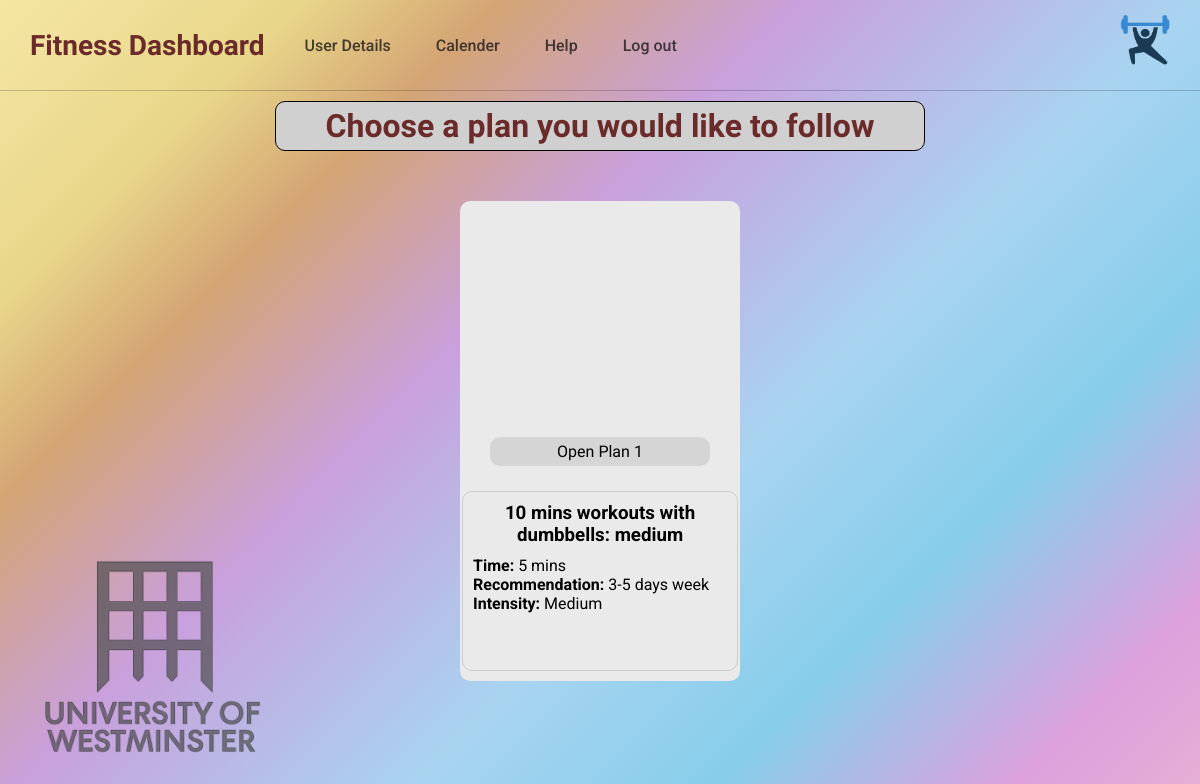
/choose-plan/ (signed in), run on the app's committed database.
### survey/models.py (models this page shows)
class Plan(models.Model):
    focus = models.CharField(max_length=255)
    recommendation = models.CharField(max_length=255, null=True)
    description = models.TextField()
    time = models.CharField(max_length=255)
    exct_time = models.CharField(max_length=255, default="5 mins")
    discomfort = models.CharField(max_length=255)
    equipment = models.CharField(max_length=255)
    intensity = models.CharField(max_length=255)
    video = models.ForeignKey(Video, on_delete=models.CASCADE)

class Video(models.Model):
    title = models.CharField(max_length=255)
    url = EmbedVideoField()

### survey/views.py (the view)
# urls.py: path('choose-plan/', s.choosePlanView, name='choose-plan'),
@login_required
def choosePlanView(request):
    plans = Plan.objects.filter(planoptions__user=request.user).select_related("video")[:4]
    title = 'Fitness Dashboard'
    return render(request, 'choose-plan.html', context={'plans': plans, 'title': title})

### survey/templates/choose-plan.html (shortened to what this page needs)
{% load embed_video_tags %}
{% load static %}
<!DOCTYPE html>
<html lang="en">
<head>
    <link rel="stylesheet" href="{% static 'css/userDetails.css' %}">
    <link rel="stylesheet" href="{% static 'css/survey.css' %}">
</head>
<body>
    <nav class="navbar">
        <a href="#" class="nav-brand">{{title}}</a>
        <div class="nav-links">
            <div class="nav-item dropdown">
                <a href="{% url 'user-details' %}">User Details</a>
            </div>
            <div class="nav-item dropdown">
                <a href="{% url 'calendar' %}">Calender </a>
            </div>
            <div class="nav-item dropdown">
                <a href="{% url 'help' %}">Help </a>
            </div>
            <div class="nav-item dropdown">
                <a href="{% url 'logout' %}">Log out </a>
            </div>
        </div>
        <div class="nav-icon">
            <img src="{% static 'images/Fitmatch-logo.png' %}" alt="Fit Match Logo" class="fitmatch-logo" viewBox="0 0 64 64" width="50" height="50">
        </div>
    </nav>
    <main class="plan-container">
        <span class="plan-title">Choose a plan you would like to follow</span>
        <div class="plan-options">
            {% for item in plans %}
                <div class="plan">
                    <div class="youtube_video">{% video item.video.url '274x200'%}</div>
                    <span class="plan-number" onclick="showPlanDetailModal('{{item.id}}')">Open Plan {{item.id}}</span>
                    <div class="plan-detail">
                        <h3 style="text-align: center;margin-bottom: 10px;">{{item.video.title}}</h3>
                        <ul style="margin:0;padding:0;list-style: none;list-style-position: inside">
                            <li>
                                <b>Time:</b>
                                <span>{{item.exct_time}}</span>
                            </li>
                            <li>
                                <b>Recommendation:</b>
                                <span>{{item.recommendation}}</span>
                            </li>
                            <li>
                                <b>Intensity:</b>
                                <span>{{item.intensity}}</span>
                            </li>
                        </ul>
                    </div>
                </div>
            {% endfor %}
        </div>
        <div class="university-logo">
            <img src="{% static 'images/UOW-logo.png' %}" alt="University of Westminster Logo" class="uni-logo">
        </div>
    </main>
</body>
</html>

### usersdetails/static/css/userDetails.css (style rules this page uses)
* { margin: 0; padding: 0; box-sizing: border-box; }
body { font-family: 'Roboto', sans-serif; height: 100vh; background: linear-gradient(135deg, #f5e6a3 0%, #e8d78a 15% , #d4a574 25%, #c9a0dc 40%, #a8d4f0 60%, #87ceeb 75%, #dda0dd 90%, #e6b0d4 100% ); background-attachment: fixed; position: relative; overflow: hidden; }
.navbar { display: flex; align-items: center; padding: 15px 30px; background: transparent; border-bottom: 1px solid rgba(0, 0, 0, 0.2); }
.nav-brand { font-family: 'Funnel Display', serif; font-size: 28px; color: #6B2B2B; text-decoration: none; margin-right: 40px; font-weight: 700; }
.nav-links { display: flex; gap: 40px; flex-grow: 1; }
.nav-item a { text-decoration: none; color: #181717c9; font-weight: 500; font-size: 16px; display: flex; align-items: center; gap: 5px; }
.nav-icon { margin-left: auto; height: 60px; width: auto; }
.university-logo { position: absolute; bottom: 40px; left: 40px; z-index: -999; }
.uni-logo { width: 220px; height: auto; opacity: 0.7; }

### survey/static/css/survey.css (style rules this page uses)
.plan { background-color: rgb(234, 234, 234); height: 480px; width: 280px; border-radius: 10px;; padding: 10px 2px; display: flex; flex-direction: column; justify-content: space-between; align-items: center; z-index: revert-layer }
.plan-container { display: flex; gap: 50px; flex-direction: column; align-items: center; justify-content: center; padding: 10px; }
.plan-title { font-family: 'Funnel Display', serif; font-size: 32px; color: #6B2B2B; text-align: center; font-weight: 700; border: 1px solid black; min-width: 100px; padding: 5px 50px; border-radius: 10px; background-color: rgb(209, 208, 208); }
.plan-options { display: flex; flex-direction: row; justify-content: space-around; gap: 50px; overflow: auto; }
.youtube_video { height: 200px; width: 100%; }
.plan-number { font-family: 'Funnel Display', serif; background-color: #d5d5d5; border-radius: 10px; padding: 5px 15px; width: 80%; text-align: center; cursor:pointer; }
.plan-detail { height: 180px; width: 100%; border: 1px solid #cecdcd; border-radius: 10px; padding: 10px; }

### data on the page
Plan: id "1", video "10 mins workouts with dumbbells: medium", exct_time "5 mins", recommendation "3-5 days week", intensity "Medium"

### other printed values
{{ title }} "Fitness Dashboard"
